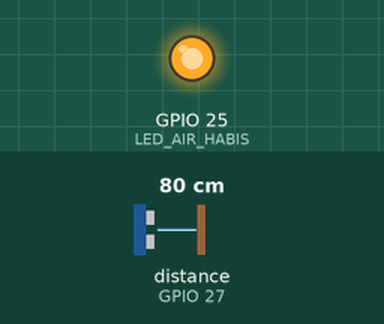
Recording of a sketch running on a simulated ESP32. Parts: output pins drawn as LEDs (lit = HIGH). Wiring (inferred from the names in the program): ultrasonic range finder: trigger GPIO 13; echo GPIO 27. The inputs (shaded band) are chosen by the test bench; at power-on: distance to the obstacle (sensor on GPIO 27) 80 cm. The echo pulse lasts 58.3 µs per cm; WiFi joins after 1.5 s; servers stay silent unless stated; pins used as bus, display or sensor lines are not drawn; what the sketch prints to the serial monitor is not drawn.

Above: at 4.0 s.
4.1 s: distance to the obstacle (sensor on GPIO 27) set to 9 cm
6.8 s: distance to the obstacle (sensor on GPIO 27) set to 6 cm
At 7.1 s:
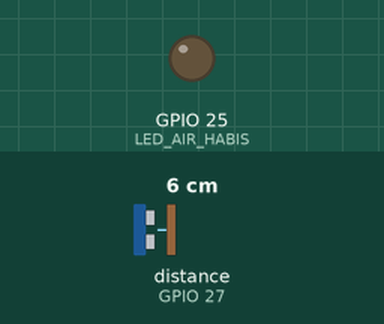
10.3 s: distance to the obstacle (sensor on GPIO 27) set to 18 cm
At 11.5 s:
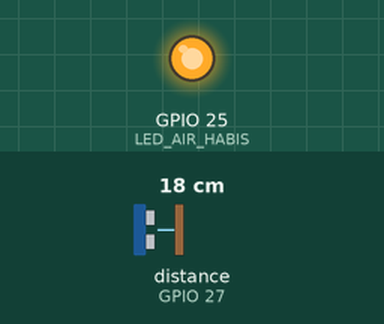
Timing chart, 0 to 13.3 s (numbered marks = the images above; inputs shaded):
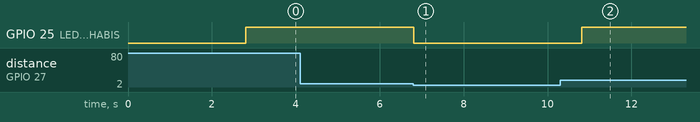

The sketch:

uas_iot.ino
```cpp
#define BLYNK_TEMPLATE_ID "TMPL6VnDP64ZE"
#define BLYNK_TEMPLATE_NAME "uas iot"
#define BLYNK_AUTH_TOKEN "LQ8DzxhiHyVvPPTuAky24WW0m24fOFdO"

#include <WiFi.h>
#include <BlynkSimpleEsp32.h>

char auth[] = BLYNK_AUTH_TOKEN;
char ssid[] = "Mayyy";
char pass[] = "cantikkk";

#define TRIG_PIN 13
#define ECHO_PIN 27
#define LED_AIR_HABIS 25  // LED fisik

void setup() {
  Serial.begin(115200);
  delay(1000); // Pastikan serial siap

  Serial.println("Memulai program...");

  pinMode(TRIG_PIN, OUTPUT);
  pinMode(ECHO_PIN, INPUT);
  pinMode(LED_AIR_HABIS, OUTPUT);
  digitalWrite(LED_AIR_HABIS, LOW); // LED mati di awal

  Blynk.begin(auth, ssid, pass);

  Serial.println("Terhubung ke WiFi dan Blynk.");
  Serial.println("Mulai membaca jarak air...");
}

void loop() {
  Blynk.run();

  long duration;
  float distance;

  // Mengukur jarak air
  digitalWrite(TRIG_PIN, LOW);
  delayMicroseconds(2);
  digitalWrite(TRIG_PIN, HIGH);
  delayMicroseconds(10);
  digitalWrite(TRIG_PIN, LOW);

  duration = pulseIn(ECHO_PIN, HIGH);
  distance = duration * 0.034 / 2;

  Serial.print("Jarak air: ");
  Serial.print(distance);
  Serial.println(" cm");

  String statusAir;
  int ledState = 0;

  if (distance < 5) {
    statusAir = "✅ Air Cukup";
    digitalWrite(LED_AIR_HABIS, LOW);
    ledState = 0;
  } else if (distance <= 7) {
    statusAir = "⚠ Hampir Habis";
    digitalWrite(LED_AIR_HABIS, LOW);
    ledState = 0;
  } else {
    statusAir = "🚨 Isi Air!";
    digitalWrite(LED_AIR_HABIS, HIGH);
    ledState = 255;
  }

  Serial.print("Status air: ");
  Serial.println(statusAir);
  Serial.print("LED Virtual (V5): ");
  Serial.println(ledState);

  // Kirim data ke Blynk
  Blynk.virtualWrite(V0, distance);     // Gauge atau Display Jarak
  Blynk.virtualWrite(V1, statusAir);    // Label Status Air
  Blynk.virtualWrite(V5, ledState);     // LED Virtual

  delay(2000);
}
```

Measured:
- the behaviour switches between 8 and 7 cm on distance to the obstacle (sensor on GPIO 27) (found by bisection; images 0 and 1)
- after the input at 4.1 s, every drawn part: stays the same
- after the input at 6.8 s, GPIO 25 (LED_AIR_HABIS): HIGH → LOW at once
- after the input at 10.3 s, GPIO 25 (LED_AIR_HABIS): LOW → HIGH after 0.52 s
